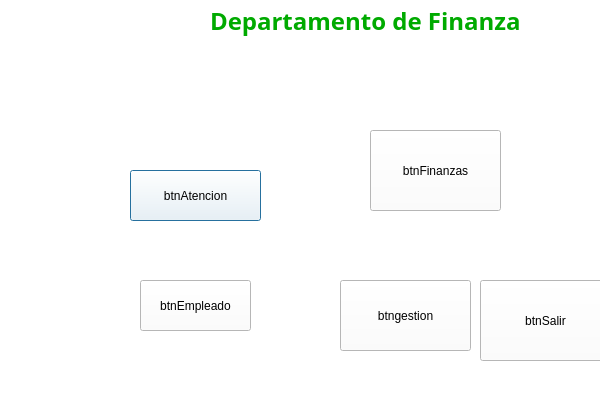
<?xml version="1.0" encoding="UTF-8"?>
<ui version="4.0">
 <class>Dialog</class>
 <widget class="QDialog" name="Dialog">
  <property name="geometry">
   <rect>
    <x>0</x>
    <y>0</y>
    <width>600</width>
    <height>400</height>
   </rect>
  </property>
  <property name="maximumSize">
   <size>
    <width>600</width>
    <height>400</height>
   </size>
  </property>
  <property name="windowTitle">
   <string>Dialog</string>
  </property>
  <property name="styleSheet">
   <string notr="true">background-color: rgb(255, 255, 255);</string>
  </property>
  <widget class="QPushButton" name="btnAtencion">
   <property name="geometry">
    <rect>
     <x>130</x>
     <y>170</y>
     <width>131</width>
     <height>51</height>
    </rect>
   </property>
   <property name="text">
    <string>btnAtencion</string>
   </property>
  </widget>
  <widget class="QPushButton" name="btnGestion">
   <property name="geometry">
    <rect>
     <x>340</x>
     <y>280</y>
     <width>131</width>
     <height>71</height>
    </rect>
   </property>
   <property name="text">
    <string>btngestion</string>
   </property>
  </widget>
  <widget class="QPushButton" name="btnEmpleado">
   <property name="geometry">
    <rect>
     <x>140</x>
     <y>280</y>
     <width>111</width>
     <height>51</height>
    </rect>
   </property>
   <property name="text">
    <string>btnEmpleado</string>
   </property>
  </widget>
  <widget class="QPushButton" name="btnSalir">
   <property name="geometry">
    <rect>
     <x>480</x>
     <y>280</y>
     <width>131</width>
     <height>81</height>
    </rect>
   </property>
   <property name="text">
    <string>btnSalir</string>
   </property>
  </widget>
  <widget class="QLabel" name="label_16">
   <property name="geometry">
    <rect>
     <x>10</x>
     <y>0</y>
     <width>171</width>
     <height>41</height>
    </rect>
   </property>
   <property name="styleSheet">
    <string notr="true">background-color: transparent;</string>
   </property>
   <property name="text">
    <string/>
   </property>
   <property name="pixmap">
    <pixmap>../img/logo.png</pixmap>
   </property>
   <property name="scaledContents">
    <bool>true</bool>
   </property>
  </widget>
  <widget class="QLabel" name="label_4">
   <property name="geometry">
    <rect>
     <x>210</x>
     <y>0</y>
     <width>311</width>
     <height>41</height>
    </rect>
   </property>
   <property name="font">
    <font>
     <family>Monotype Koufi</family>
     <pointsize>18</pointsize>
     <bold>true</bold>
    </font>
   </property>
   <property name="styleSheet">
    <string notr="true">color: rgb(0, 170, 0);</string>
   </property>
   <property name="text">
    <string>Departamento de Finanzas</string>
   </property>
  </widget>
  <widget class="QPushButton" name="btnFinanzas">
   <property name="geometry">
    <rect>
     <x>370</x>
     <y>130</y>
     <width>131</width>
     <height>81</height>
    </rect>
   </property>
   <property name="text">
    <string>btnFinanzas</string>
   </property>
  </widget>
 </widget>
 <resources/>
 <connections/>
</ui>
